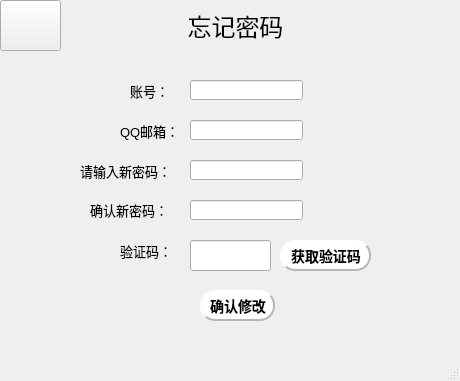
<?xml version="1.0" encoding="UTF-8"?>
<ui version="4.0">
 <class>MainWindow15</class>
 <widget class="QMainWindow" name="MainWindow15">
  <property name="geometry">
   <rect>
    <x>0</x>
    <y>0</y>
    <width>460</width>
    <height>381</height>
   </rect>
  </property>
  <property name="font">
   <font>
    <pointsize>11</pointsize>
   </font>
  </property>
  <property name="windowTitle">
   <string>MainWindow</string>
  </property>
  <property name="styleSheet">
   <string notr="true">




QMainWindow{background-image: url(C:/Users/12234/Documents/01/0.jpg);}


</string>
  </property>
  <widget class="QWidget" name="centralwidget">
   <widget class="QLabel" name="label">
    <property name="geometry">
     <rect>
      <x>0</x>
      <y>0</y>
      <width>471</width>
      <height>51</height>
     </rect>
    </property>
    <property name="font">
     <font>
      <pointsize>18</pointsize>
     </font>
    </property>
    <property name="styleSheet">
     <string notr="true">


QLabel{background-image: url(C:/Users/12234/Documents/01/0.jpg);}


</string>
    </property>
    <property name="text">
     <string>忘记密码</string>
    </property>
    <property name="alignment">
     <set>Qt::AlignCenter</set>
    </property>
   </widget>
   <widget class="QLabel" name="label_2">
    <property name="geometry">
     <rect>
      <x>130</x>
      <y>80</y>
      <width>54</width>
      <height>21</height>
     </rect>
    </property>
    <property name="font">
     <font>
      <pointsize>10</pointsize>
     </font>
    </property>
    <property name="styleSheet">
     <string notr="true"/>
    </property>
    <property name="text">
     <string>账号：</string>
    </property>
   </widget>
   <widget class="QLabel" name="label_3">
    <property name="geometry">
     <rect>
      <x>120</x>
      <y>120</y>
      <width>54</width>
      <height>21</height>
     </rect>
    </property>
    <property name="font">
     <font>
      <pointsize>10</pointsize>
     </font>
    </property>
    <property name="styleSheet">
     <string notr="true"/>
    </property>
    <property name="text">
     <string>QQ邮箱：</string>
    </property>
   </widget>
   <widget class="QLabel" name="label_4">
    <property name="geometry">
     <rect>
      <x>80</x>
      <y>160</y>
      <width>91</width>
      <height>21</height>
     </rect>
    </property>
    <property name="font">
     <font>
      <pointsize>10</pointsize>
     </font>
    </property>
    <property name="styleSheet">
     <string notr="true"/>
    </property>
    <property name="text">
     <string>请输入新密码：</string>
    </property>
   </widget>
   <widget class="QLabel" name="label_5">
    <property name="geometry">
     <rect>
      <x>90</x>
      <y>200</y>
      <width>81</width>
      <height>20</height>
     </rect>
    </property>
    <property name="font">
     <font>
      <pointsize>10</pointsize>
     </font>
    </property>
    <property name="styleSheet">
     <string notr="true"/>
    </property>
    <property name="text">
     <string>确认新密码：</string>
    </property>
   </widget>
   <widget class="QLineEdit" name="lineEdit">
    <property name="geometry">
     <rect>
      <x>190</x>
      <y>80</y>
      <width>113</width>
      <height>20</height>
     </rect>
    </property>
   </widget>
   <widget class="QLineEdit" name="lineEdit_2">
    <property name="geometry">
     <rect>
      <x>190</x>
      <y>120</y>
      <width>113</width>
      <height>20</height>
     </rect>
    </property>
   </widget>
   <widget class="QLineEdit" name="lineEdit_3">
    <property name="geometry">
     <rect>
      <x>190</x>
      <y>160</y>
      <width>113</width>
      <height>20</height>
     </rect>
    </property>
   </widget>
   <widget class="QLineEdit" name="lineEdit_4">
    <property name="geometry">
     <rect>
      <x>190</x>
      <y>200</y>
      <width>113</width>
      <height>20</height>
     </rect>
    </property>
    <property name="echoMode">
     <enum>QLineEdit::Password</enum>
    </property>
   </widget>
   <widget class="QPushButton" name="pushButton">
    <property name="geometry">
     <rect>
      <x>200</x>
      <y>290</y>
      <width>75</width>
      <height>31</height>
     </rect>
    </property>
    <property name="font">
     <font>
      <family>宋体</family>
      <pointsize>-1</pointsize>
      <weight>75</weight>
      <italic>false</italic>
      <bold>true</bold>
     </font>
    </property>
    <property name="styleSheet">
     <string notr="true">QPushButton:hover {
background-color: #dde3f1;

}

QPushButton {
background-color: #ffffff;
color: #ffffff;
color:black;
                    /* 文字颜色 */
background-color: #ffffff;       /* 背景色 */
border-style: outset;            /* 边框风格 */
border-width: 2px;               /* 边框宽度 */
border-radius: 5px;              /* 边框圆角 */
border-color: #b0b7c1;           /* 边框颜色 */
font: bold 14px;                 /* 字体 */
min-width: 2em;                  /* 控件最小宽度 */
min-height: 2px;                 /* 控件最小高度 */
font-family: 宋体;            /* 字库 */
padding: 5px;                    /* 内边距 */
padding-left:6px;                /* 文字横向偏移 */
padding-top:6px;                 /* 文字纵向偏移 */
border-radius:15px
}
QPushButton:pressed {
background-color: #959a9e;
}
</string>
    </property>
    <property name="text">
     <string>确认修改</string>
    </property>
   </widget>
   <widget class="QLineEdit" name="lineEdit_5">
    <property name="geometry">
     <rect>
      <x>190</x>
      <y>240</y>
      <width>81</width>
      <height>31</height>
     </rect>
    </property>
   </widget>
   <widget class="QLabel" name="label_6">
    <property name="geometry">
     <rect>
      <x>120</x>
      <y>240</y>
      <width>54</width>
      <height>21</height>
     </rect>
    </property>
    <property name="font">
     <font>
      <pointsize>10</pointsize>
     </font>
    </property>
    <property name="styleSheet">
     <string notr="true"/>
    </property>
    <property name="text">
     <string>验证码：</string>
    </property>
   </widget>
   <widget class="QPushButton" name="pushButton_2">
    <property name="geometry">
     <rect>
      <x>280</x>
      <y>240</y>
      <width>91</width>
      <height>31</height>
     </rect>
    </property>
    <property name="styleSheet">
     <string notr="true">QPushButton:hover {
background-color: #dde3f1;

}

QPushButton {
background-color: #ffffff;
color: #ffffff;
color:black;
                    /* 文字颜色 */
background-color: #ffffff;       /* 背景色 */
border-style: outset;            /* 边框风格 */
border-width: 2px;               /* 边框宽度 */
border-radius: 5px;              /* 边框圆角 */
border-color: #b0b7c1;           /* 边框颜色 */
font: bold 14px;                 /* 字体 */
min-width: 2em;                  /* 控件最小宽度 */
min-height: 2px;                 /* 控件最小高度 */
font-family: 宋体;            /* 字库 */
padding: 5px;                    /* 内边距 */
padding-left:6px;                /* 文字横向偏移 */
padding-top:6px;                 /* 文字纵向偏移 */
border-radius:15px
}
QPushButton:pressed {
background-color: #959a9e;
}
</string>
    </property>
    <property name="text">
     <string>获取验证码</string>
    </property>
   </widget>
   <widget class="QPushButton" name="pushButton_3">
    <property name="geometry">
     <rect>
      <x>0</x>
      <y>0</y>
      <width>61</width>
      <height>51</height>
     </rect>
    </property>
    <property name="styleSheet">
     <string notr="true">QPushButton{
background-image: url(C:/Users/12234/Documents/01/0.jpg);
border-image: url(:/image/01/pic/10.png);


 background-color: qlineargradient(x1:0, y1:0, x2:1, y2:1,
stop:0 #91c46c,stop:1#91c46c);
 
}
QPushButton:pressed {
background-color: #287d7d;
}

</string>
    </property>
    <property name="text">
     <string/>
    </property>
   </widget>
  </widget>
  <widget class="QMenuBar" name="menubar">
   <property name="geometry">
    <rect>
     <x>0</x>
     <y>0</y>
     <width>460</width>
     <height>23</height>
    </rect>
   </property>
  </widget>
  <widget class="QStatusBar" name="statusbar"/>
 </widget>
 <resources/>
 <connections/>
</ui>
